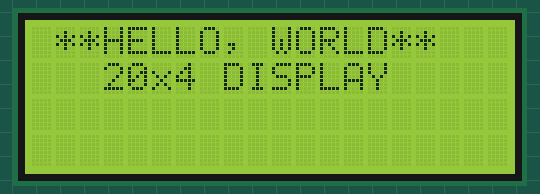
Simulated run of this sketch. Board: Arduino Uno, built with avr-gcc and run on an emulated ATmega328P. Shown: 20×4 character LCD.

Above: at 0.1 s.
At 4.9 s:
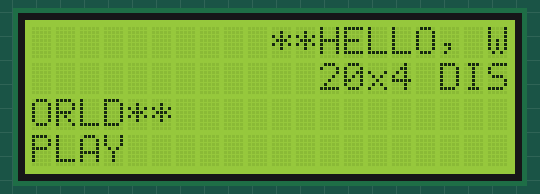
At 9.7 s:
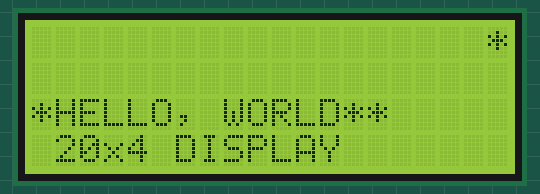
At 19.7 s:
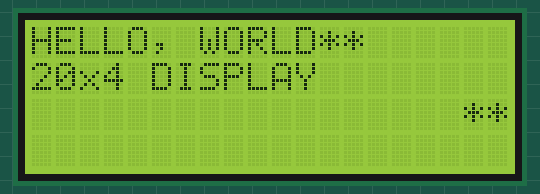
At 29.2 s:
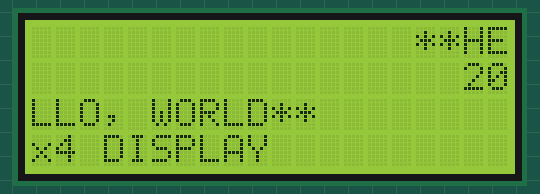
At 39.2 s:
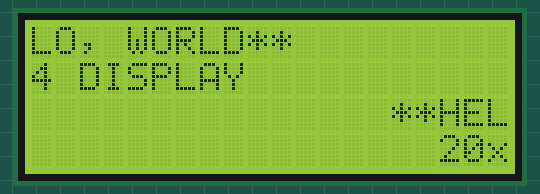

The sketch:

LCD_16x2_I2c_v1.ino
```cpp
// Created Nov. 14, 2017
// by David Osorio

#include <Wire.h>
#include <LiquidCrystal_I2C.h>  // F Malpartida's NewliquidCrystal_1.3.4 library

// This macro sets the LCD I2C address
// Define I2C Address (upload I2C_Scanner.ino first to make sure. Usually it's 0x27)
#define I2C_ADDR    0x27

// Set the LCD address to 0x27 for a 20 chars, 4 line display
// Set the pins on the I2C chip used for LCD connections:
//                    addr, en,rw,rs,d4,d5,d6,d7,bl,blpol
LiquidCrystal_I2C lcd(I2C_ADDR, 2, 1, 0, 4, 5, 6, 7, 3, POSITIVE);


void setup() {
  // Initialize the lcd
  lcd.begin (20,4);
  lcd.clear();
}

void loop() {
  lcd.setCursor(0,0);
  lcd.print("**HELLO, WORLD**");
  lcd.setCursor(2,1);
  lcd.print("20x4 DISPLAY");
  lcd.scrollDisplayRight();
  delay(500);
}
```

Measured:
- what the display in image 1 shows lasts 0.6 s, from 4.8 s to 5.4 s
